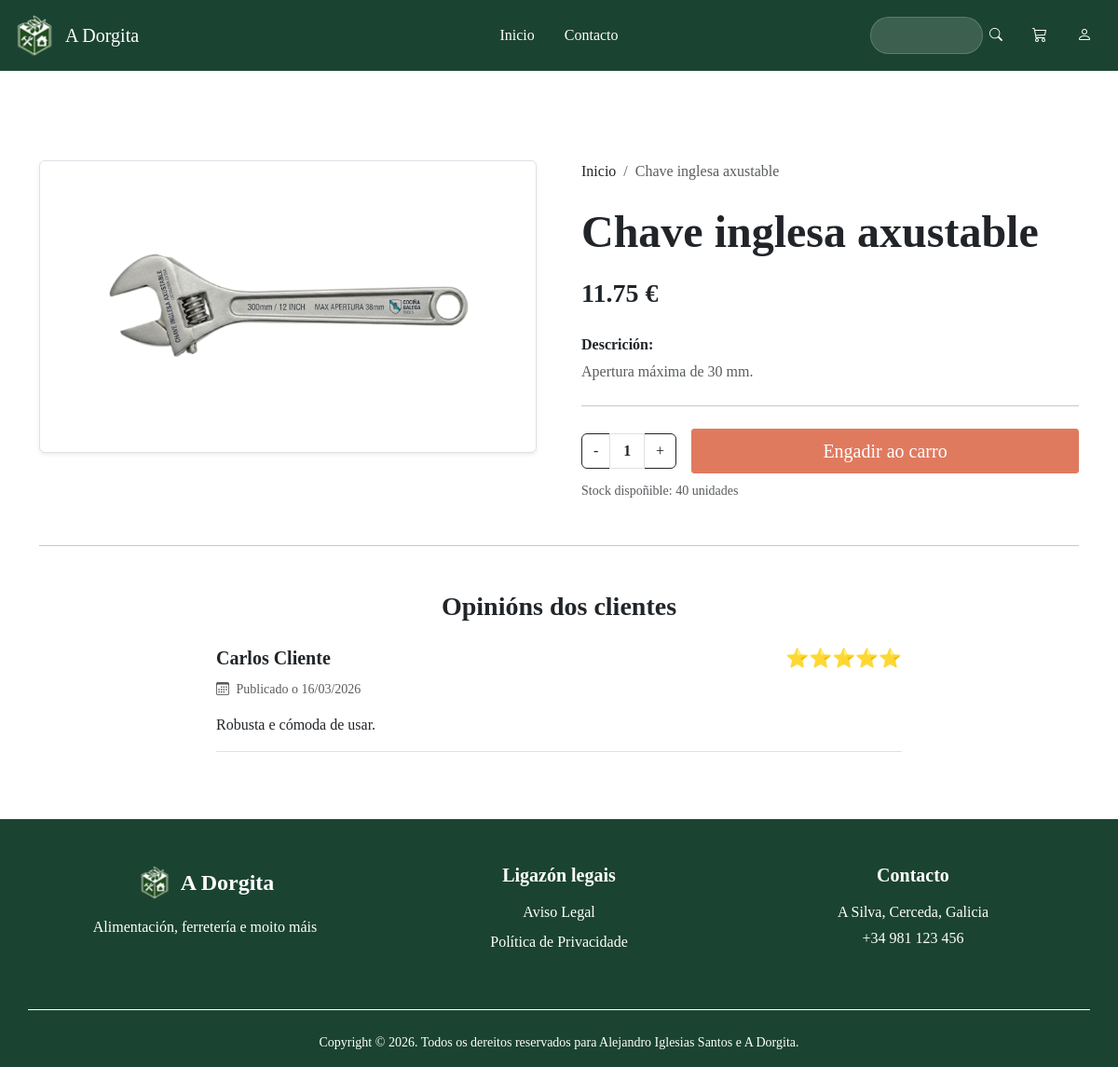
/index.php?c=producto&a=obter&id=25, run on the app's committed database.
### tables this page shows
CREATE TABLE productos (
    id INT AUTO_INCREMENT PRIMARY KEY,
    nome VARCHAR(100) NOT NULL,
    descripcion VARCHAR(500),
    precio DECIMAL(10,2) NOT NULL,
    stock INT DEFAULT 0,
    imagen VARCHAR(200),
    id_categoria INT,
    FOREIGN KEY (id_categoria) REFERENCES categorias(id) ON DELETE SET NULL
);

CREATE TABLE IF NOT EXISTS resenas (
    id INT AUTO_INCREMENT PRIMARY KEY,
    id_producto INT NOT NULL,
    id_usuario INT NOT NULL,
    comentario TEXT,
    puntuacion INT CHECK(puntuacion BETWEEN 1 AND 5),
    data_resena DATETIME DEFAULT CURRENT_TIMESTAMP,
    FOREIGN KEY (id_producto) REFERENCES productos(id) ON DELETE CASCADE,
    FOREIGN KEY (id_usuario) REFERENCES usuarios(id) ON DELETE CASCADE
);

CREATE TABLE usuarios (
    id INT AUTO_INCREMENT PRIMARY KEY,
    nome VARCHAR(50) NOT NULL,
    email VARCHAR(100) UNIQUE NOT NULL,
    contrasinal VARCHAR(250) NOT NULL,
    rol ENUM('admin', 'cliente'),
    foto_perfil VARCHAR(255) DEFAULT 'default.png'
);

### config/database.php (called while the page is built)
<?php
class Database {
    public static function connect() {
        $host = "localhost";
        $user = "root";
        $password = "";
        $database = "a_dorgita";
        try {
            $conexion = new PDO("mysql:host=$host;dbname=$database;charset=utf8mb4", $user, $password);
            $conexion->setAttribute(PDO::ATTR_ERRMODE, PDO::ERRMODE_EXCEPTION);
            return $conexion;
        } catch (PDOException $e) {
            die("Error de conexión: " . $e->getMessage());
        }
    }
}
?>

### app/models/ProductoDAO.php (called while the page is built, shortened)
<?php
require_once __DIR__ . '/../../config/database.php';
require_once __DIR__ . '/entidades/Producto.php';
class ProductoDAO
{
    private $conexion;
    public function __construct()
    {
        try {
            $this->conexion = Database::connect();
        } catch (Exception $e) {
            die($e->getMessage());
        }
    }
    public function obter($id)
    {
        try {
            $stmt = $this->conexion->prepare("SELECT * FROM productos WHERE id = ?");
            $stmt->execute(array($id));
            $stmt->setFetchMode(PDO::FETCH_CLASS, 'Producto');
            return $stmt->fetch();
        } catch (Exception $e) {
            die("Erro o ver detalles do produto" . $e->getMessage());
        }
    }
    public function obterResenas($id_producto)
    {
        try {
            $sql = "SELECT r.*, u.nome as nome_usuario
                FROM resenas r
                JOIN usuarios u ON r.id_usuario = u.id
                WHERE r.id_producto = ?
                ORDER BY r.data_resena DESC";
            $stmt = $this->conexion->prepare($sql);
            $stmt->execute([$id_producto]);
            return $stmt->fetchAll(PDO::FETCH_ASSOC);
        } catch (Exception $e) {
            return [];
        }
    }
}

### app/models/entidades/Producto.php (called while the page is built, shortened)
<?php
class Producto {
    private $nome;
    private $descripcion;
    private $precio;
    private $stock;
    private $imagen;
    public function getNome() { return $this->nome; }
    public function getDescripcion() { return $this->descripcion; }
    public function getPrecio() { return $this->precio; }
    public function getStock() { return $this->stock; }
    public function getImagen() { return $this->imagen; }
}

### views/produto.php (the view, shortened to what this page needs)
<div class="container py-5 mt-5">
    <div class="row g-5">
        <div class="col-md-6 text-center">
            <div class="p-4 rounded shadow-sm border border-1 caixa-filtros">
                <img src="public/img/<?php echo htmlspecialchars($prod->getImagen()); ?>"
                    class="img-fluid"
                    alt="<?php echo htmlspecialchars($prod->getNome()); ?>">
            </div>
        </div>
        <div class="col-md-6">
            <nav aria-label="breadcrumb">
                <ol class="breadcrumb mb-4">
                    <li class="breadcrumb-item"><a href="index.php?c=producto&a=index" class="enlace-filtro p-0">Inicio</a></li>
                    <li class="breadcrumb-item active" aria-current="page"><?php echo htmlspecialchars($prod->getNome()); ?></li>
                </ol>
            </nav>
            <h1 class="display-5 fw-bold texto-dorgita mb-3"><?php echo htmlspecialchars($prod->getNome()); ?></h1>
            <p class="fs-3 fw-bold texto-principal mb-4"><?php echo htmlspecialchars($prod->getPrecio()); ?> €</p>
            <div class="mb-4">
                <h6 class="fw-bold texto-dorgita">Descrición:</h6>
                <p class="text-muted"><?php echo htmlspecialchars($prod->getDescripcion()); ?></p>
            </div>
            <hr class="my-4">
            <form action="index.php?c=carro&a=engadir" method="POST">
                <div class="d-flex align-items-center gap-3">
                    <div class="input-group ancho-cantidade-produto" style="width: 140px;">
                        <button class="btn btn-cantidade" type="button" onclick="cambiarCantidade(-1)" <?php echo ($prod->getStock() <= 0) ? 'disabled' : ''; ?>>-</button>
                        <input type="number" name="cantidade" id="cantidade-input" class="form-control text-center fw-bold" value="<?php echo ($prod->getStock() > 0) ? '1' : '0'; ?>" min="<?php echo ($prod->getStock() > 0) ? '1' : '0'; ?>" max="<?php echo $prod->getStock(); ?>" oninput="validarStock(this, <?php echo $prod->getStock(); ?>)" readonly>
                        <button class="btn btn-cantidade" type="button" onclick="cambiarCantidade(1, <?php echo $prod->getStock(); ?>)" <?php echo ($prod->getStock() <= 0) ? 'disabled' : ''; ?>>+</button>
                    </div>
                    <?php if ($prod->getStock() > 0): ?>
                        <button type="submit" class="btn btn-engadir-carro btn-lg px-5 w-100">
                            Engadir ao carro
                        </button>
                    <?php else: ?>
                        <button type="button" class="btn btn-secondary btn-lg px-5 w-100" disabled>
                            Sen existencias
                        </button>
                    <?php endif; ?>
                </div>
                <small class="<?php echo ($prod->getStock() <= 0) ? 'text-danger' : 'text-muted'; ?> mt-2 d-block">
                    <?php if ($prod->getStock() > 0): ?>
                        Stock dispoñible: <?php echo $prod->getStock(); ?> unidades
                    <?php else: ?>
                        <i class="bi bi-x-circle me-1"></i>Actualmente fóra de stock
                    <?php endif; ?>
                </small>
            </form>
        </div>
    </div>
    <hr class="my-5">
    <div class="row">
        <div class="col-md-8 mx-auto">
            <h3 class="mb-4 text-center texto-dorgita fw-bold">Opinións dos clientes</h3>
            <?php if (empty($resenas)): ?>
                <div class="text-center py-4">
                    <p class="text-muted">Aínda non hai opinións para este produto.</p>
                </div>
            <?php else: ?>
                <?php foreach ($resenas as $r): ?>
                    <div class="border-bottom mb-4 pb-3">
                        <div class="d-flex justify-content-between align-items-center mb-2">
                            <strong class="texto-dorgita fs-5"><?php echo htmlspecialchars($r['nome_usuario']); ?></strong>
                            <span class="text-warning h5 mb-0"><?php echo str_repeat('⭐', $r['puntuacion']); ?></span>
                        </div>
                        <p class="text-muted small mb-3">
                            <i class="bi bi-calendar3 me-1"></i> Publicado o <?php echo date("d/m/Y", strtotime($r['data_resena'])); ?>
                        </p>
                        <p class="mb-0 text-dark"><?php echo nl2br(htmlspecialchars($r['comentario'])); ?></p>
                    </div>
                <?php endforeach; ?>
            <?php endif; ?>
        </div>
    </div>
</div>

### public/css/estilos.css (style rules this page uses)
body { font-family: 'Times New Roman', Times, serif; }
.texto-principal { color: #212529; }
.btn-engadir-carro { background-color:#E07A5F; color: #FFFFFF; border: 1px solid #E07A5F; border-radius: 3px; }
.caixa-filtros { background-color: #FFFFFF; }
.enlace-filtro { color:#212529; text-decoration: none; display: flex; justify-content: space-between; align-items: center; padding: 10px 15px; border-radius: 5px; }
.btn-cantidade { background-color: #FFFFFF; color: #212529; border: 1px solid #212529; }
.ancho-cantidade-produto { width: 140px; }
input[type=number] { -moz-appearance: textfield; appearance: textfield; }
#cantidade-input { position: relative; z-index: 1060; cursor: text; }

### data on the page
productos: imagen (picture), nome "Chave inglesa axustable", precio "11.75", descripcion "Apertura máxima de 30 mm.", cantidade "1", stock "40"
resenas: id_usuario.nome "Carlos Cliente", puntuacion "⭐⭐⭐⭐⭐", data_resena "16/03/2026", comentario "Robusta e cómoda de usar."
